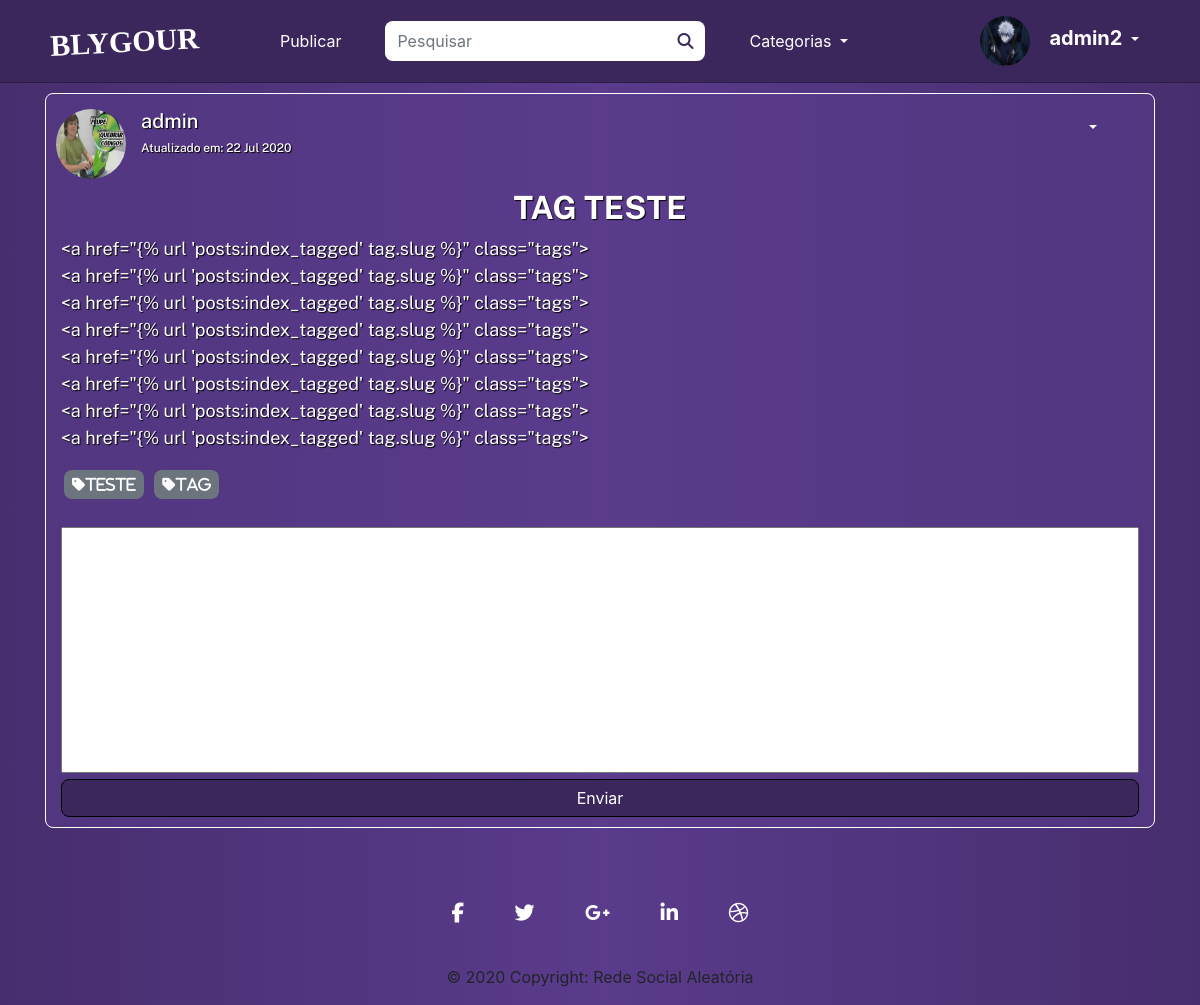
/41 (signed in), run on the app's committed database.
### users/models.py (models this page shows, shortened)
class User(AbstractUser, PermissionsMixin):
    username = models.CharField('Nome do usuário', max_length=30, unique=True)
    email = models.EmailField('Email', unique=True)
    profile_picture = models.ImageField(upload_to = get_file_path, verbose_name='Imagem', null=True, blank=True)
    is_active = models.BooleanField('Está Ativo?', blank=True, default=True)
    is_staff = models.BooleanField('É da equipe?', blank=True, default=False)
    is_superuser = models.BooleanField('É super Usuário?', blank=True, default=False)
    date_joined = models.DateField('Data de Entrada', auto_now_add=True)
    first_name = None
    last_name = None
    objects = UserManager()
    USERNAME_FIELD = 'username'
    REQUIRED_FIELDS = ['email']
    def __str__(self):
        return self.username
    class Meta:
        verbose_name = 'Usuário'
        verbose_name_plural = 'Usuários'

### posts/models.py (models this page shows, shortened)
class Post(models.Model):
    title = models.CharField('Título', max_length=100)
    text = models.TextField('Texto da Postagem')
    user = models.ForeignKey(get_user_model(), on_delete=models.CASCADE, null=True, blank=True)
    image = models.ImageField(upload_to = get_file_path, verbose_name='Imagem', null=True, blank=True)
    tags = TaggableManager(help_text="Suas tags")
    created_at = models.DateTimeField('Criado em :', auto_now_add = True)
    updated_at = models.DateTimeField('Modificado em :', auto_now = True)
    class Meta:
        verbose_name = 'Postagem'
        verbose_name_plural = 'Postagens'
        ordering = ['text']

### posts/views.py (the view)
# urls.py: path('<int:id>', views.viewPost, name='posts-view'),
def viewPost(request, id):
    template_name = 'posts/details.html'
    post = get_object_or_404(Post, pk=id)
    comments = Comments.objects.all().order_by('-created_at').filter(post = post)
    if request.method == 'POST':
        form = CommentsForm(request.POST or None)
        if form.is_valid():
            comment = form.save(commit = False)
            comment.user = request.user
            comment.post = post
            comment.save()
            messages.success(request, 'Comentário enviado com Sucesso')
            return redirect('posts:posts-view', id=post.id)
    else:
        form = CommentsForm(request.POST)
        context = {
            'post': post,
            'comments': comments,
            'form': form,
        }
        return render(request, template_name, context)

### posts/forms.py
class CommentsForm(forms.ModelForm):
    widgets = {
            'text': forms.Textarea(attrs={
                'class': 'form-control',
                'placeholder': 'Digite aqui o seu comentário',
            }),
        }
    class Meta:
        model = Comments
        fields = ('comment',)

### posts/templates/posts/details.html (shortened to what this page needs)
{% extends 'posts/index.html' %}
{% load static %}
{% load crispy_forms_tags %}
{% block styles %}
    <link rel="stylesheet" href="{% static 'css/add-post.css' %}">
{% endblock styles %}
{% block content %}
    <div class="container view-posts">
        {% block user_informations %}
            {{ block.super }}
        {% endblock user_informations %}
        <div class="row title">
            <div class="col-12">
                <h2>
                    <strong>{{ post.title|upper }}</strong>
                </h2>
            </div>
        </div>
        <div class="row post">
            <div class="col-12">
                {{ post.text|linebreaks }}
                {% for tag in post.tags.all %}
                    <a href="{% url 'posts:index_tagged' tag %}" class="tags">
                        <button type="button" class="btn btn-secondary btn-sm button-tags">
                            <i class="fa fa-tag tags-text">{{ tag }}</i>
                        </button>
                    </a>
                {% endfor %}
            </div>
        </div>
        <div class="row">
            <div class="col-12">
                <form method="POST" enctype="multipart/form-data">
                    <div class="field">
                        {{ form.comment }}
                    </div>
                    <input type="submit" class="btn btn-block btn-comment" value="Enviar">
                </form>
            </div>
        </div>
</div>
{% endblock content %}

### posts/templates/posts/index.html (shortened to what this page needs)
{% extends 'base.html' %}
{% load static %}
{% block content %}
    {% for post in posts %}
            {% block user_informations %}
                <div class="row user">
                    <div>
                        <a href="{% url 'posts:profile_user' post.user.username %}" class='user'>
                            {% if post.user.profile_picture %}
                                <img class='user-picture' src="/media/{{ post.user.profile_picture }}" alt="Profile Picture {{ post.user }}">
                            {% else %}
                                <img class='user-picture' src="/media/profiles/avatar.png" alt="Default profile picture">
                            {% endif %}
                        </a>
                    </div>
                    <div class="col">
                        <h5>
                            <a href="{% url 'posts:profile_user' post.user.username %}" class='user'>{{ post.user }}</a>
                        </h5>
                        <h6 class="data-update">Atualizado em:
                            {{ post.updated_at|date:"d M Y" }}</h6>
                    </div>
                    {% if user.is_authenticated %}
                        <div class="col-2 col-sm-1 col-md-1 col-lg-1">
                            <div class="dropdown">
                                <button class="btn dropdown-toggle" type="button" id="dropdownMenuButton" data-toggle="dropdown" aria-haspopup="true" aria-expanded="false"></button>
                            </div>
                        </div>
                    {% endif %}
                </div>
            {% endblock user_informations %}
    {% endfor %}
{% endblock content %}
{% block pagination %}
    {{ block.super }}
{% endblock pagination %}

### posts/templates/base.html (shortened to what this page needs)
{% load static %}
<!DOCTYPE html>
<html lang="pt_br">
    <head>
        <link rel="stylesheet" href="https://stackpath.bootstrapcdn.com/bootstrap/4.5.0/css/bootstrap.min.css">
        <link rel="stylesheet" href="{% static 'css/style.css' %}">
        {% block styles %}{% endblock styles %}
        <link rel="stylesheet" href="{% static 'css/responsive.css' %}">
    </head>
    <body>
        <nav class="navbar navbar-expand-lg">
            <div class="container">
                <a class="navbar-nav blygour" href="{% url 'posts:posts-list' %}">BLYGOUR</a>
                <div class="collapse navbar-collapse" id="navbarSupportedContent">
                    <ul class="navbar-nav mr-auto">
                        {% if user.is_authenticated%}
                            <li class="nav-item button-post">
                                <a class="nav-link" href="{% url 'posts:add-post' %}">Publicar</a>
                            </li>
                        {% else %}
                            <li class="nav-item">
                                <a class="nav-link disabled" href="#" tabindex="-1" aria-disabled="true">Publicar</a>
                            </li>
                        {% endif %}
                        <form action="{% url 'posts:posts-list' %}" class="form-inline my-2 my-lg-0 form-search" method='GET'>
                            <input class="form-control mr-sm-2" type="search" placeholder="Pesquisar" aria-label="Titulo " id="search-input" ,="," name="search" value="{{ request.GET.search }}">
                            <button class="btn button-search search-button" type="submit">
                                <i class="fas fa-search" id="search-icon"></i>
                            </button>
                        </form>
                        <li class="nav-item dropdown">
                            <a class="nav-link dropdown-toggle" href="#" id="navbarDropdown" role="button" data-toggle="dropdown" aria-haspopup="true" aria-expanded="false">
                                Categorias
                            </a>
                        </li>
                    </ul>
                    <ul class="navbar-nav mr-2">
                        {% if user.is_authenticated%}
                            <li class="nav-item dropdown">
                                <a class="nav-link dropdown-toggle" href="#" id="navbarDropdown" role="button" data-toggle="dropdown" aria-haspopup="true" aria-expanded="false">
                                    {% if user.profile_picture %}
                                        <img class='user-picture' src="/media/{{ request.user.profile_picture }}" alt="Profile Picture {{ request.user }}">
                                        <span class="dropdown-perfil">{{ request.user }}</span>
                                    {% else %}
                                        <img class='user-picture' src="/media/profiles/avatar.png" alt="Default profile picture">
                                        <span class="dropdown-perfil">{{ request.user }}</span>
                                    {% endif %}
                                </a>
                            </li>
                        {% else %}
                            <li class="nav-item">
                                <a class="nav-link" href="{% url 'login' %}">Login</a>
                            </li>
                        {% endif %}
                    </ul>
                </div>
            </div>
        </nav>
        <div class="container conteudo">
            {% block content %}{% endblock content %}
            {% block pagination %}
                <nav class='pages'>
                </nav>
            {% endblock pagination %}
        </div>
        <footer class="page-footer font-small special-color-dark pt-4">
            <div class="container">
                <ul class="list-unstyled list-inline text-center">
                    <li class="list-inline-item">
                        <a class="btn-floating btn-fb mx-1 fa-lg" href='#'>
                            <i class="fab fa-facebook-f"></i>
                        </a>
                    </li>
                    <li class="list-inline-item">
                        <a class="btn-floating btn-tw mx-1 fa-lg" href='#'>
                            <i class="fab fa-twitter"></i>
                        </a>
                    </li>
                    <li class="list-inline-item">
                        <a class="btn-floating btn-gplus mx-1 fa-lg" href='#'>
                            <i class="fab fa-google-plus-g"></i>
                        </a>
                    </li>
                    <li class="list-inline-item">
                        <a class="btn-floating btn-li mx-1 fa-lg" href='#'>
                            <i class="fab fa-linkedin-in"></i>
                        </a>
                    </li>
                    <li class="list-inline-item">
                        <a class="btn-floating btn-dribbble mx-1 fa-lg" href='#'>
                            <i class="fab fa-dribbble"></i>
                        </a>
                    </li>
                </ul>
            </div>
            <div class="footer-copyright text-center py-3">© 2020 Copyright:
                <a>
                    Rede Social Aleatória</a>
            </div>
        </footer>
    </body>
</html>

### posts/static/css/style.css (style rules this page uses)
:root { --roxo-principal: #3B275C; --roxo-escuro: #241838; --roxo-claro: #5A3B8C; }
body { background-image: linear-gradient(to right, #472E6E, #5A3B8C, #472E6E); }
h1, h2, h3, h4, h5, h6, p { color: white; font-family: 'Public Sans', sans-serif; text-shadow: 1px 1px 1px black; }
a, a:hover, a:focus { text-decoration: none; }
input, input:hover, input:focus, .btn, .btn:hover, .btn:focus, .form-control, .form-control:hover, .form-control:focus { box-shadow: none; border: none; outline: none; border-radius: 8px; }
.navbar.navbar-expand-lg { background-color: var(--roxo-principal); border-bottom: 1px solid #2B1C42; }
.form-search { border-radius: 8px; background-color: white; }
.search-button { color: var(--roxo-principal); }
.navbar-nav.mr-auto li, .navbar-nav.mr-auto form { margin: 0 18px; }
.navbar.navbar-expand-lg img.user-picture { height: 50px; width: 50px; border-radius: 50vh; margin-right: 15px; }
.navbar.navbar-expand-lg .dropdown-perfil { font-size: 20px; font-weight: bold; }
.navbar.navbar-expand-lg .navbar-nav.blygour { font-family: Georgia, 'Times New Roman', Times, serif; transform: rotate(-3deg); font-size: 30px; font-weight: bold; padding: 5px; margin-right: 50px; }
.navbar a { color: white; }
.conteudo { margin-top: 10px; }
.conteudo .view-posts { background-image: linear-gradient(to right, #523680, #5A3B8C, #523680); border-radius: 8px; }
.text-center { margin-top: 10px; }
.view-posts { border: 1px solid white; margin-top: 5px; }
.row.user { margin-bottom: 10px; margin-top: 15px; }
.row.user img.user-picture { height: 70px; width: 70px; border-radius: 50vh; margin-left: 10px; }
a.user { color: white; }
.data-update { font-size: 12px; }
.btn-comment { margin-bottom: 10px; }
.row.user .dropdown-toggle { color: white; }
.view-posts .title { text-align: center; overflow-wrap: break-word; }
.view-posts .post { margin-bottom: 10px; box-shadow: none; }
.view-posts .post p { font-size: max(18px, 0.8vw); overflow-wrap: break-word; text-align: justify; }
.tags-text { font-size: 15px; word-break: break-all; }
.button-tags { margin: 3px; }
nav.pages { margin-top: 15px; display: flex; align-items: center; justify-content: center; }
textarea { width: 100%; }
.list-inline-item a { padding: 5px; transition: 0.8s ease; border-radius: 8px; }
.list-inline-item i { color: white; margin: 10px; -webkit-transition: 0.5s ease-in; -moz-transition: 0.5s ease-in; -o-transition: 0.5s ease-in; transition: 0.5s ease-in; }

### posts/static/css/add-post.css (style rules this page uses)
textarea { margin-top: 15px; resize: none; }
input[type='submit'] { background-color: var(--roxo-principal); border: 1px solid black; color: white; }

### data on the page
User: user.profile_picture (picture), user "admin2"
Post: user.profile_picture (picture), user "admin", updated_at "22 Jul 2020", title "TAG TESTE", text "<a href=\"{% url 'posts:index_tagged' tag.slug %}\" class=\"tags\"> <a href=\"{% url 'posts:index_tagged' tag.slug %}\" class=\"tags\"> <a href=\"{% url 'posts:index_tagged' tag.slug %}\" class=\"tags\"> <a href=\"{% url 'posts:index_tagged' tag.slug %}\" class=\"tags\"> <a href=\"{% url 'posts:index_tagged' tag.slug %}\" class=\"tags\"> <a href=\"{% url 'posts:index_tagged' tag.slug %}\" class=\"tags\"> <a href=\"{% url 'posts:index_tagged' tag.slug %}\" class=\"tags\"> <a href=\"{% url 'posts:index_tagged' tag.slug %}\" class=\"tags\">"
Tag: name "teste"
Tag: name "tag"
